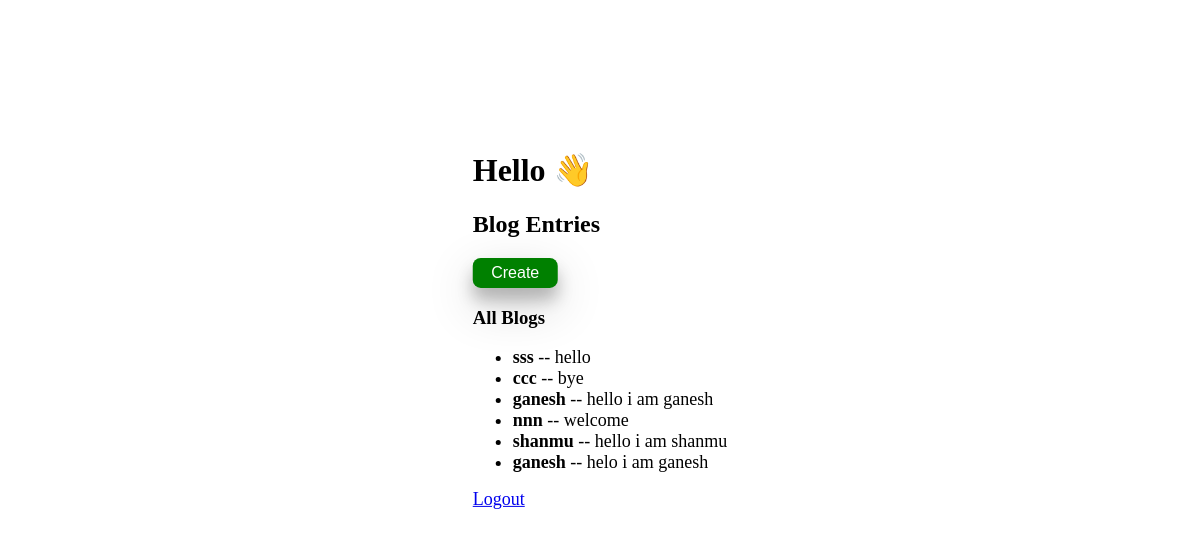
The page /create-blog/ on the database its author committed.
### myapp/models.py (models this page shows, shortened)
class Blog(models.Model):
    user_name = models.CharField(max_length=100)
    blog_text = models.TextField()

### myapp/views.py (the view)
# urls.py: path('create-blog/', views.create_blog, name='create_blog'),
def create_blog(request):
    form = BlogForm()
    if request.method == 'POST':
        form = BlogForm(request.POST)
        if form.is_valid():
            form.save()
            return redirect('create_blog')
    blogs = Blog.objects.all()
    return render(request, 'create_blog.html', {'form': form, 'blogs': blogs})

### templates/create_blog.html (shortened to what this page needs)
<!DOCTYPE html>
<html>
<head>
</head>
<body>
    <div id="mn">
        <h1>Hello {{ request.user.username }} 👋</h1>
        <h2>Blog Entries</h2>
        <button id="create-btn" onclick="showForm()">Create</button>
        <h3>All Blogs</h3>
        <ul>
            {% for blog in blogs %}
            <li id="ll"><strong>{{ blog.user_name }}</strong> -- {{ blog.blog_text }}</li>
            {% endfor %}
        </ul>
        <a href="{% url 'logout' %}" id="lg">Logout</a>
    </div>
</body>
</html>

### templates/create_blog.html (style rules this page uses)
#create-btn { height: 30px; width: 85px; font-size: medium; color: white; border-radius: 8px; background-color: green; border: initial; cursor: pointer; box-shadow: 0 12px 16px 0 rgba(0, 0, 0, 0.24), 0 17px 50px 0 rgba(0, 0, 0, 0.19); margin-right: 15px; }
#mn { position: absolute; top: 40%; left: 50%; transform: translate(-50%, -50%); }
#ll { font-size: 18px; }
#lg { font-size: 18px; }

### rows shown on the page
Blog: user_name "sss", blog_text "hello"
Blog: user_name "ccc", blog_text "bye"
Blog: user_name "ganesh", blog_text "hello i am ganesh"
Blog: user_name "nnn", blog_text "welcome"
Blog: user_name "shanmu", blog_text "hello i am shanmu"
Blog: user_name "ganesh", blog_text "helo i am ganesh"
